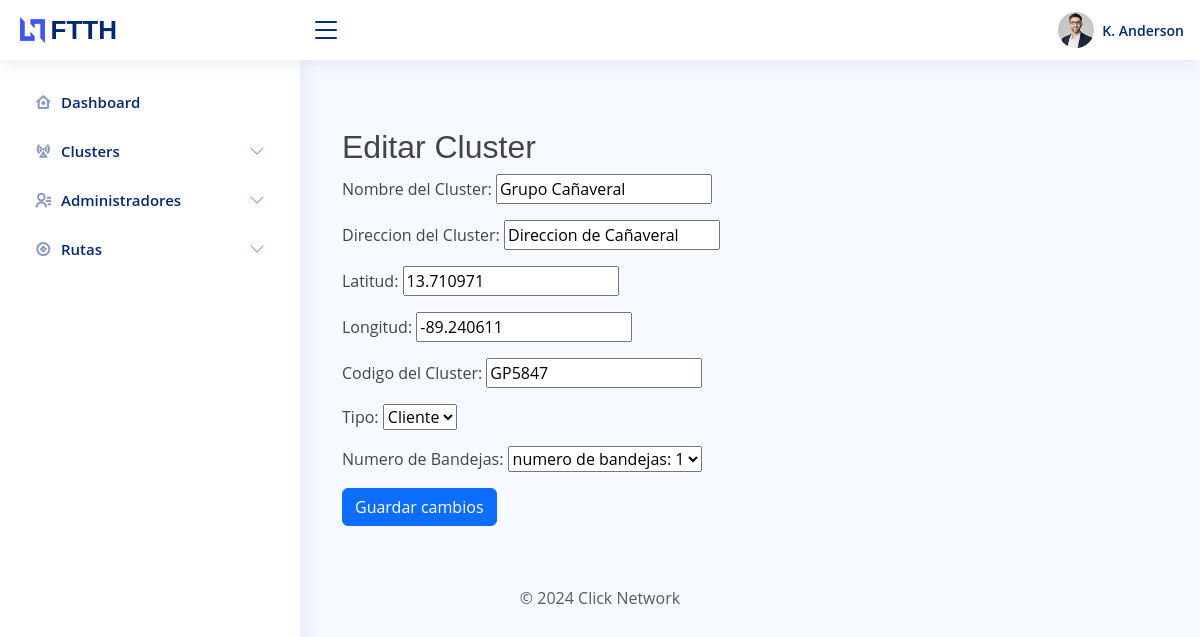
/map/view_clusters/edit_cluster/34/, run on the app's committed database.
### map/models.py (models this page shows, shortened)
class Cluster(models.Model):
    TIPO_CHOICES = [
        ("mufa", "Mufa"),
        ("nap", "NAP"),
        ("cliente", "Cliente"),
    ]
    TIPOS_CHOICES = [
        ("Horizontal", "Horizontal"),
        ("Vertical", "Vertical"),
        ("Tipo Domo", "Tipo Domo"),
    ]
    BANDEJAS_CHOICES = [
        (1, "numero de bandejas: 1"),
        (2, "numero de bandejas: 2"),
        (3, "numero de bandejas: 3"),
        (4, "numero de bandejas: 4"),
        (5, "numero de bandejas: 5"),
        (6, "numero de bandejas: 6"),
    ]
    FUSIONES_CHOICES = [
        (6, "6 fusiones"),
        (12, "12 fusiones"),
        (24, "24 fusiones"),
        (48, "48 fusiones"),
    ]
    COLORS_CHOICES = [
        ("Azul", "Azul"),
        ("Anaranjado", "Anaranjado"),
        ("Verde", "Verde"),
        ("Cafe", "Cafe"),
        ("Plateado", "Plateado"),
        ("Blanco", "Blanco"),
        ("Rojo", "Rojo"),
        ("Negro", "Negro"),
        ("Amarillo", "Amarillo"),
        ("Violeta", "Violeta"),
        ("Rosa", "Rosa"),
        ("Agua", "Agua"),
    ]
    name = models.CharField(max_length=250, verbose_name="Nombre del Cluster")
    addres = models.CharField(max_length=250, verbose_name="Direccion del Cluster")
    lat = models.FloatField(verbose_name="Latitud")
    Ing = models.FloatField(verbose_name="Longitud")
    c_cluster = models.CharField(
        max_length=10, verbose_name="Codigo del Cluster", null=False, blank=False
    )
    tipo = models.CharField(
        max_length=20, choices=TIPO_CHOICES, default="horizontal", verbose_name="Tipo"
    )
    n_bandejas = models.IntegerField(
        choices=BANDEJAS_CHOICES, default=1, verbose_name="Numero de Bandejas"
    )
    n_fusiones = models.IntegerField(
        choices=FUSIONES_CHOICES, default=1, verbose_name="Numero de Fusiones"
    )
    colors = models.CharField(
        choices=COLORS_CHOICES,
        max_length=20,
        default="Azul",
        verbose_name="Color de Tubo",
    )
    tipos = models.CharField(
        choices=TIPOS_CHOICES,
        max_length=20,
        default="Horizontal",
        verbose_name="Tipo",
    )
    class Meta:
        verbose_name = "Cluster"
        verbose_name_plural = "Clusters"
        ordering = ["id"]

### map/views.py (the view)
def edit_cluster(request, cluster_id):
    cluster = get_object_or_404(Cluster, id=cluster_id)
    form = ClusterForm(request.POST or None, instance=cluster)
    if request.method == "POST":
        if form.is_valid():
            print(form.cleaned_data)
            form.save()
            return redirect("map:view_clusters")
    context = {"form": form, "cluster": cluster}
    return render(request, "edit_cluster.html", context)

### map/forms.py
class ClusterForm(forms.ModelForm):
    class Meta:
        model = Cluster
        fields = ['name', 'addres', 'lat', 'Ing','c_cluster','tipo','n_bandejas']

### templates/edit_cluster.html (shortened to what this page needs)
{% extends "template.html" %}
{% block content %}
    <div class="container mt-5">
        <h2>Editar Cluster</h2>
        <form method="post" action="{% url 'map:edit_cluster' cluster.id %}">
            {{ form.as_p }}
            <button type="submit" class="btn btn-primary">Guardar cambios</button>
        </form>
    </div>
{% endblock %}

### static/assets/css/style.css (style rules this page uses)
:root { scroll-behavior: smooth; }
body { font-family: "Open Sans", sans-serif; background: #f6f9ff; color: #444444; }
h1, h2, h3, h4, h5, h6 { font-family: "Nunito", sans-serif; }

### data on the page
Cluster: name "Grupo Cañaveral", addres "Direccion de Cañaveral", lat "13.710971", Ing "-89.240611", c_cluster "GP5847", tipo "Cliente", n_bandejas "numero de bandejas: 1"
